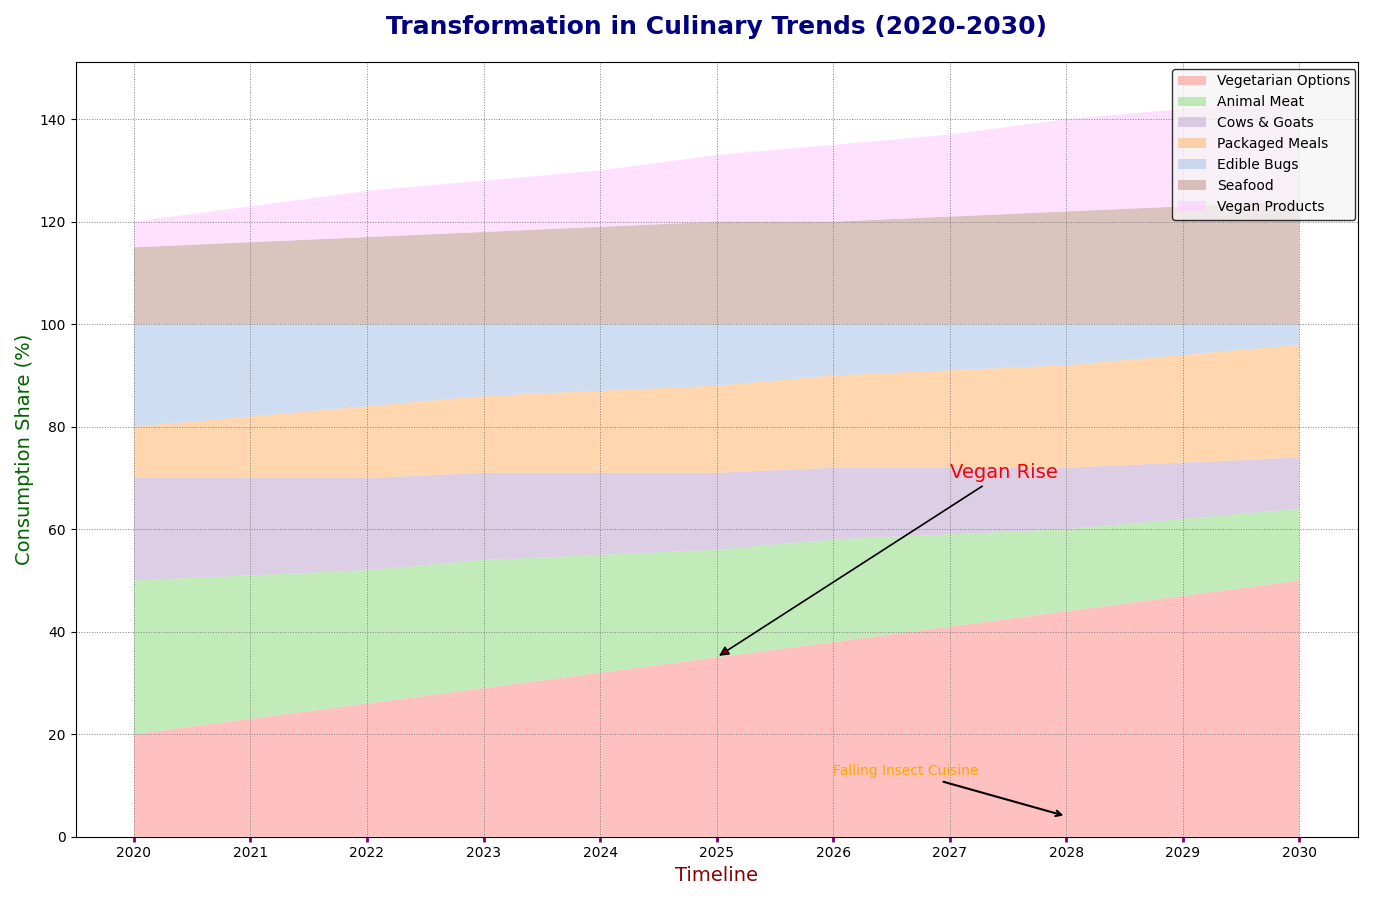

Recreate this plot in Python.
import matplotlib.pyplot as plt
import numpy as np

years = np.arange(2020, 2031)
plant_based = np.array([20, 23, 26, 29, 32, 35, 38, 41, 44, 47, 50])
meat = np.array([30, 28, 26, 25, 23, 21, 20, 18, 16, 15, 14])
dairy = np.array([20, 19, 18, 17, 16, 15, 14, 13, 12, 11, 10])
processed_food = np.array([10, 12, 14, 15, 16, 17, 18, 19, 20, 21, 22])
insects = np.array([20, 18, 16, 14, 13, 12, 10, 9, 8, 6, 4])
seafood = np.array([15, 16, 17, 18, 19, 20, 20, 21, 22, 23, 24])
vegan_products = np.array([5, 7, 9, 10, 11, 13, 15, 16, 18, 19, 20])

fig, ax = plt.subplots(figsize=(14, 9))

ax.stackplot(years, plant_based, meat, dairy, processed_food, insects, seafood, vegan_products,
             labels=['Vegetarian Options', 'Animal Meat', 'Cows & Goats', 'Packaged Meals',
                     'Edible Bugs', 'Seafood', 'Vegan Products'],
             colors=['#FF9896', '#98DF8A', '#C5B0D5', '#FFBB78', '#AEC7E8', '#C49C94', '#FFCCFF'], alpha=0.6)

ax.set_title("Transformation in Culinary Trends (2020-2030)", fontsize=18, fontweight='bold', pad=20,
             color='navy')
ax.set_xlabel('Timeline', fontsize=14, color='darkred')
ax.set_ylabel('Consumption Share (%)', fontsize=14, color='darkgreen')
ax.legend(loc='upper left', fontsize=10, bbox_to_anchor=(0.85, 1), facecolor='whitesmoke', edgecolor='black')
ax.grid(True, linestyle=':', linewidth=0.7, color='gray')
ax.set_xticks(np.arange(2020, 2031))
ax.tick_params(axis='x', rotation=0, color='purple', width=2)
ax.annotate('Vegan Rise', xy=(2025, 35), xytext=(2027, 70),
            arrowprops=dict(facecolor='maroon', arrowstyle='-|>', lw=1.2), fontsize=14, color='red')
ax.annotate('Falling Insect Cuisine', xy=(2028, 4), xytext=(2026, 12),
            arrowprops=dict(facecolor='darkblue', arrowstyle='->', lw=1.5), fontsize=10, color='orange')

plt.tight_layout()
plt.show()
